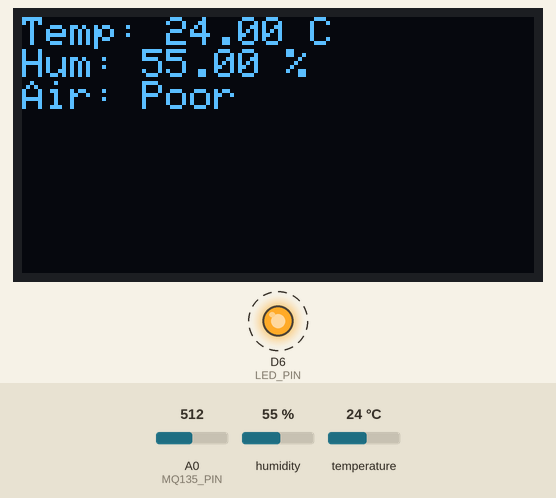
Recording of a sketch running on a simulated ESP8266 (NodeMCU). On the bench: 128×64 one-colour display, output pins drawn as LEDs (lit = HIGH). Dashed ring = blinking. The test bench sets the inputs (shaded band); at power-on: A0 (MQ135_PIN) = 512, humidity 55 %, temperature 24 °C. What the sketch prints to the serial monitor is not drawn.

Above: at 2.6 s.
2.7 s: A0 (MQ135_PIN) set to 490
At 5.9 s:
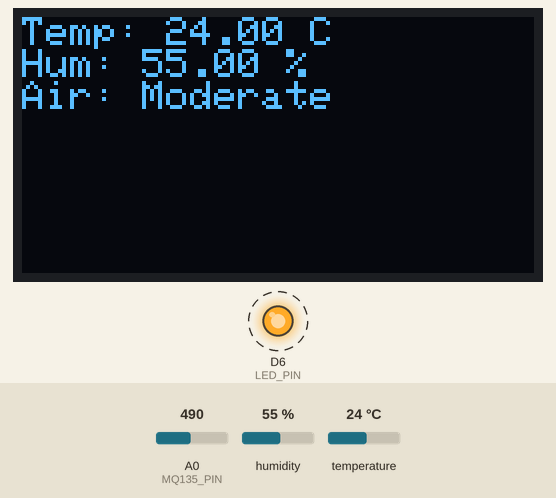
7.0 s: humidity set to 22 %
At 11.9 s:
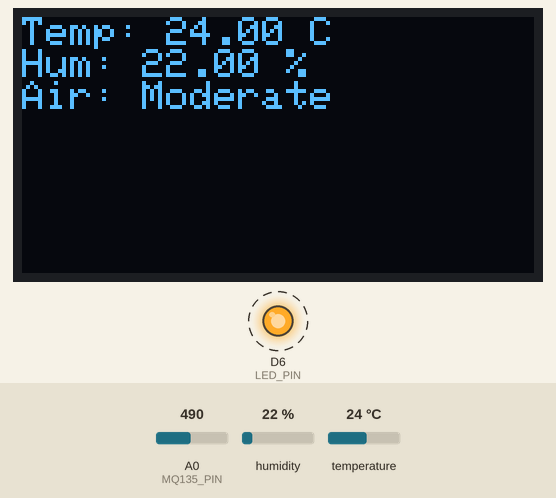
13.0 s: A0 (MQ135_PIN) set to 315
15.9 s: A0 (MQ135_PIN) set to 289
At 17.9 s:
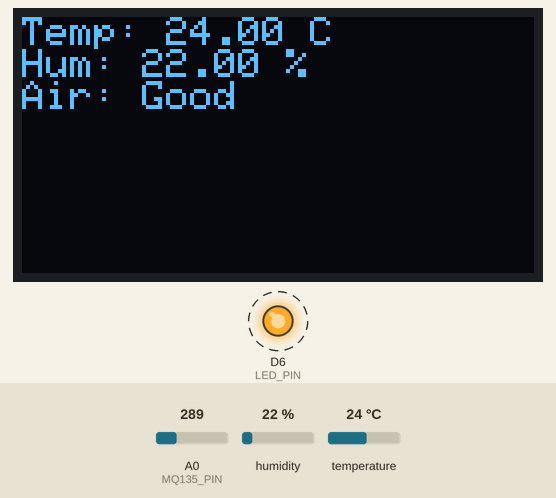
19.0 s: temperature set to 12 °C
At 23.9 s:
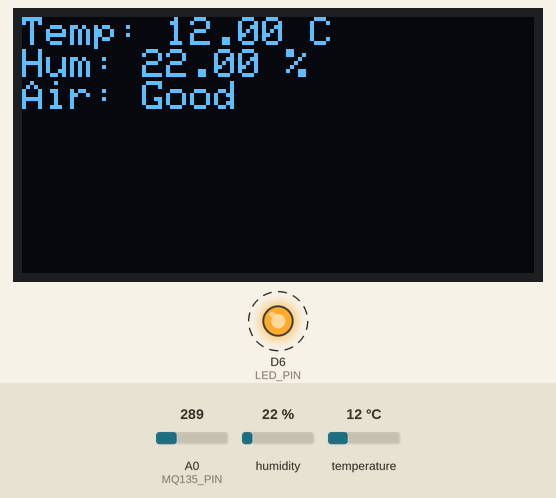
25.0 s: A0 (MQ135_PIN) set to 306
At 27.9 s:
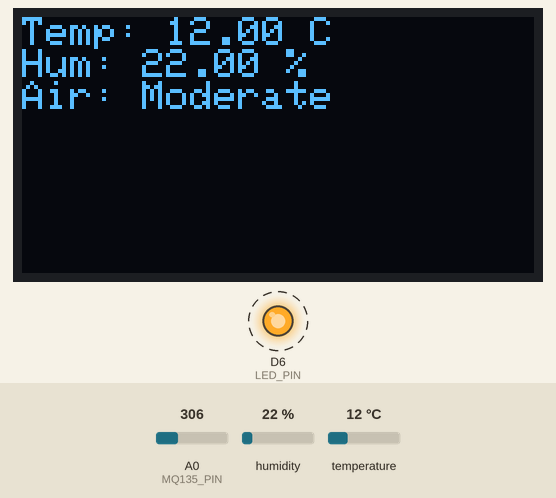
Timing chart, 0 to 30.0 s (numbered marks = the images above; inputs shaded):
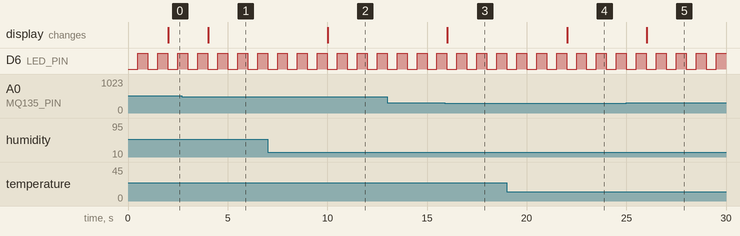

The sketch:

sketch_aug4a.ino
```cpp
#include <Wire.h>
#include <Adafruit_GFX.h>
#include <Adafruit_SSD1306.h>
#include "DHT.h"

#define SCREEN_WIDTH 128
#define SCREEN_HEIGHT 64
#define OLED_RESET -1
Adafruit_SSD1306 display(SCREEN_WIDTH, SCREEN_HEIGHT, &Wire, OLED_RESET);

#define DHTPIN D5           // Pin for DHT sensor
#define DHTTYPE DHT22       // Use DHT22 if needed
DHT dht(DHTPIN, DHTTYPE);

#define LED_PIN D6          // LED pin
#define MQ135_PIN A0        // Analog pin for MQ135

unsigned long previousMillis = 0;
const long interval = 2000; // OLED update interval

void setup() {
  Serial.begin(115200);

  pinMode(LED_PIN, OUTPUT);

  if (!display.begin(SSD1306_SWITCHCAPVCC, 0x3C)) {
    Serial.println("OLED failed");
    for (;;);
  }

  display.clearDisplay();
  display.setTextSize(1);
  display.setTextColor(SSD1306_WHITE);
  display.setCursor(0,0);
  display.println("Starting...");
  display.display();

  dht.begin();
}

void loop() {
  // Blink LED (500 ms)
  static unsigned long previousLedMillis = 0;
  static bool ledState = LOW;
  unsigned long currentMillis = millis();

  if (currentMillis - previousLedMillis >= 500) {
    previousLedMillis = currentMillis;
    ledState = !ledState;
    digitalWrite(LED_PIN, ledState);
  }

  // OLED + Sensor update every 2 seconds
  if (currentMillis - previousMillis >= interval) {
    previousMillis = currentMillis;

    float temp = dht.readTemperature();
    float hum = dht.readHumidity();
    int mq135Value = analogRead(MQ135_PIN);

    if (isnan(temp) || isnan(hum)) {
      Serial.println("DHT read failed");
      display.clearDisplay();
      display.setCursor(0,0);
      display.println("DHT read failed");
      display.display();
      return;
    }

    // Interpret MQ135 value (basic)
    String airQuality;
    if (mq135Value < 300) {
      airQuality = "Good";
    } else if (mq135Value < 500) {
      airQuality = "Moderate";
    } else {
      airQuality = "Poor";
    }

    // Debug info
    Serial.print("Temp: ");
    Serial.print(temp);
    Serial.print(" C, Hum: ");
    Serial.print(hum);
    Serial.print(" %, AQ: ");
    Serial.print(mq135Value);
    Serial.print(" (");
    Serial.print(airQuality);
    Serial.println(")");

    // Display on OLED
    display.clearDisplay();
    display.setCursor(0,0);
    display.print("Temp: ");
    display.print(temp);
    display.println(" C");

    display.print("Hum: ");
    display.print(hum);
    display.println(" %");

    display.print("Air: ");
    display.print(airQuality);
    display.display();
  }
}
```

Measured:
- the behaviour switches between 500 and 499 on A0 (MQ135_PIN) (found by bisection; images 0 and 1)
- the behaviour switches between 300 and 299 on A0 (MQ135_PIN) (found by bisection; images 2 and 3)
- after the input at 2.7 s, the display: changes after 1.3 s (image 1)
- after the input at 7.0 s, the display: changes after 3.0 s (image 2)
- after the input at 15.9 s, the display: changes after 0.13 s (image 3)
- after the input at 19.0 s, the display: changes after 3.0 s (image 4)
- after the input at 25.0 s, the display: changes after 1.0 s (image 5)
- by itself, D6 (LED_PIN): alternates HIGH for 0.50 s and LOW for 0.50 s
